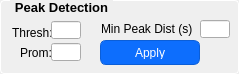
             <widget class="QGroupBox" name="PeakDetection">
              <property name="sizePolicy">
               <sizepolicy hsizetype="Fixed" vsizetype="Fixed">
                <horstretch>0</horstretch>
                <verstretch>0</verstretch>
               </sizepolicy>
              </property>
              <property name="minimumSize">
               <size>
                <width>239</width>
                <height>71</height>
               </size>
              </property>
              <property name="maximumSize">
               <size>
                <width>71</width>
                <height>16777215</height>
               </size>
              </property>
              <property name="font">
               <font>
                <pointsize>10</pointsize>
                <bold>true</bold>
               </font>
              </property>
              <property name="styleSheet">
               <string notr="true">QGroupBox {
            border: 1px solid #ffffff;
            border-radius: 4px;
            margin-top: 0.5em;
            padding-top: 0.5em;
        }

        QGroupBox::title {
            subcontrol-origin: margin;
            left: 10px;
            padding: 0 3px 0 3px;
        }</string>
              </property>
              <property name="title">
               <string>Peak Detection</string>
              </property>
              <widget class="QLabel" name="ThresholdLabel">
               <property name="geometry">
                <rect>
                 <x>12</x>
                 <y>23</y>
                 <width>41</width>
                 <height>20</height>
                </rect>
               </property>
               <property name="sizePolicy">
                <sizepolicy hsizetype="Fixed" vsizetype="Preferred">
                 <horstretch>0</horstretch>
                 <verstretch>0</verstretch>
                </sizepolicy>
               </property>
               <property name="maximumSize">
                <size>
                 <width>75</width>
                 <height>16777215</height>
                </size>
               </property>
               <property name="font">
                <font>
                 <pointsize>9</pointsize>
                 <bold>false</bold>
                </font>
               </property>
               <property name="toolTip">
                <string>Minimum signal amplitude required to detect a peak (absolute value)</string>
               </property>
               <property name="text">
                <string>Thresh:</string>
               </property>
              </widget>
              <widget class="QLineEdit" name="PeakPromValue">
               <property name="geometry">
                <rect>
                 <x>51</x>
                 <y>43</y>
                 <width>30</width>
                 <height>18</height>
                </rect>
               </property>
               <property name="sizePolicy">
                <sizepolicy hsizetype="Fixed" vsizetype="Fixed">
                 <horstretch>0</horstretch>
                 <verstretch>0</verstretch>
                </sizepolicy>
               </property>
               <property name="minimumSize">
                <size>
                 <width>0</width>
                 <height>18</height>
                </size>
               </property>
               <property name="maximumSize">
                <size>
                 <width>30</width>
                 <height>16</height>
                </size>
               </property>
               <property name="font">
                <font>
                 <pointsize>8</pointsize>
                </font>
               </property>
              </widget>
              <widget class="QPushButton" name="ApplyPeakFindPushButton">
               <property name="geometry">
                <rect>
                 <x>100</x>
                 <y>40</y>
                 <width>100</width>
                 <height>25</height>
                </rect>
               </property>
               <property name="sizePolicy">
                <sizepolicy hsizetype="Fixed" vsizetype="Fixed">
                 <horstretch>0</horstretch>
                 <verstretch>0</verstretch>
                </sizepolicy>
               </property>
               <property name="minimumSize">
                <size>
                 <width>100</width>
                 <height>25</height>
                </size>
               </property>
               <property name="maximumSize">
                <size>
                 <width>100</width>
                 <height>16777215</height>
                </size>
               </property>
               <property name="toolTip">
                <string>Detect breath peaks using the specified threshold, prominence, and distance settings</string>
               </property>
               <property name="styleSheet">
                <string notr="true">QPushButton {
    background-color: #0d6efd;
    color: white;
    border: 1px solid #0b5ed7;
    border-radius: 6px;
    padding: 5px 10px;
}
QPushButton:hover {
    background-color: #0b5ed7;
}
QPushButton:pressed {
    background-color: #0a58ca;
}
QPushButton:focus {
    outline: none;
    border: 2px solid #b6d4fe;
}
QPushButton:disabled {
    background-color: #9ec5fe;
    border-color: #9ec5fe;
    color: #eef4ff;
}</string>
               </property>
               <property name="text">
                <string>Apply</string>
               </property>
              </widget>
              <widget class="QLineEdit" name="ThreshVal">
               <property name="geometry">
                <rect>
                 <x>51</x>
                 <y>21</y>
                 <width>30</width>
                 <height>18</height>
                </rect>
               </property>
               <property name="sizePolicy">
                <sizepolicy hsizetype="Fixed" vsizetype="Fixed">
                 <horstretch>0</horstretch>
                 <verstretch>0</verstretch>
                </sizepolicy>
               </property>
               <property name="minimumSize">
                <size>
                 <width>30</width>
                 <height>18</height>
                </size>
               </property>
               <property name="maximumSize">
                <size>
                 <width>30</width>
                 <height>16</height>
                </size>
               </property>
               <property name="font">
                <font>
                 <pointsize>8</pointsize>
                </font>
               </property>
              </widget>
              <widget class="QLabel" name="PeakProminenceLabel">
               <property name="geometry">
                <rect>
                 <x>20</x>
                 <y>45</y>
                 <width>31</width>
                 <height>16</height>
                </rect>
               </property>
               <property name="sizePolicy">
                <sizepolicy hsizetype="Fixed" vsizetype="Preferred">
                 <horstretch>0</horstretch>
                 <verstretch>0</verstretch>
                </sizepolicy>
               </property>
               <property name="maximumSize">
                <size>
                 <width>85</width>
                 <height>16777215</height>
                </size>
               </property>
               <property name="font">
                <font>
                 <pointsize>9</pointsize>
                 <bold>false</bold>
                </font>
               </property>
               <property name="toolTip">
                <string>Minimum vertical distance between peak and surrounding baseline required to detect a breath</string>
               </property>
               <property name="text">
                <string>Prom:</string>
               </property>
              </widget>
              <widget class="QLineEdit" name="MinPeakDistValue">
               <property name="geometry">
                <rect>
                 <x>200</x>
                 <y>20</y>
                 <width>30</width>
                 <height>18</height>
                </rect>
               </property>
               <property name="sizePolicy">
                <sizepolicy hsizetype="Fixed" vsizetype="Fixed">
                 <horstretch>0</horstretch>
                 <verstretch>0</verstretch>
                </sizepolicy>
               </property>
               <property name="minimumSize">
                <size>
                 <width>30</width>
                 <height>18</height>
                </size>
               </property>
               <property name="maximumSize">
                <size>
                 <width>30</width>
                 <height>16</height>
                </size>
               </property>
               <property name="font">
                <font>
                 <pointsize>8</pointsize>
                </font>
               </property>
              </widget>
              <widget class="QLabel" name="PeakDistanceLabel">
               <property name="geometry">
                <rect>
                 <x>101</x>
                 <y>21</y>
                 <width>91</width>
                 <height>16</height>
                </rect>
               </property>
               <property name="sizePolicy">
                <sizepolicy hsizetype="Fixed" vsizetype="Preferred">
                 <horstretch>0</horstretch>
                 <verstretch>0</verstretch>
                </sizepolicy>
               </property>
               <property name="maximumSize">
                <size>
                 <width>150</width>
                 <height>16777215</height>
                </size>
               </property>
               <property name="font">
                <font>
                 <pointsize>9</pointsize>
                 <bold>false</bold>
                </font>
               </property>
               <property name="toolTip">
                <string>Minimum time interval between consecutive breath peaks (prevents detecting multiple peaks per breath)</string>
               </property>
               <property name="text">
                <string>Min Peak Dist (s):</string>
               </property>
              </widget>
             </widget>
